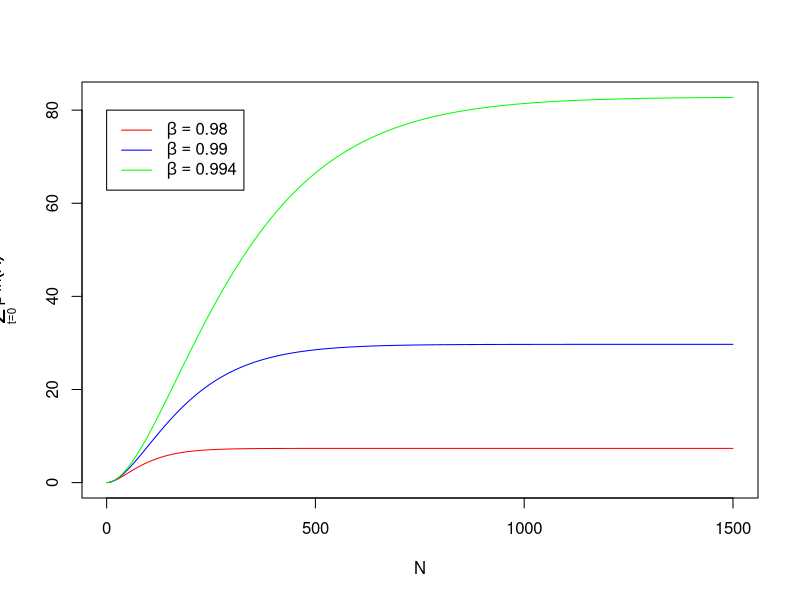

Recreate this plot in R.
library(ggplot2)
beta = 0.999
betas = c(0.98,0.99,0.994)
mua = 0.003
T = 1500
vlnA = cumsum(rep(mua,T)) #assumes first ln(A) equal to zero

seriesvalue = vector()
for(i in 1:length(betas)){
  beta = betas[i]
  vbeta = cumprod(rep(beta,T))
  seriesvalue = rbind(seriesvalue , cumsum(vbeta*vlnA))
}

tsseries = as.ts(t(seriesvalue))

plot(tsseries, plot.type="single", col=c('red', 'blue', 'green'), ylab=expression(sum(beta^t * ln(A), t==0,N)), xlab="N")

#par(omd = c(.15, .85, .15, .85))

par(cex.lab = 1)
legend(0,80, c(expression(beta==0.98),expression(beta==0.99),expression(beta==0.994)), col=c('red', 'blue', 'green'), lty=1)


